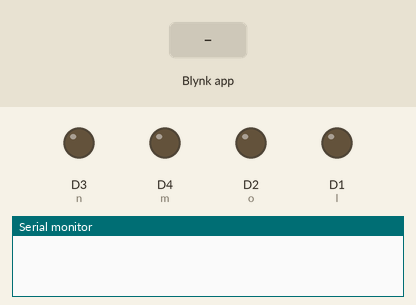
Bench run of a sketch on a simulated ESP8266 (NodeMCU). On the bench: output pins drawn as LEDs (lit = HIGH), the last lines printed to the serial monitor. The test bench sets the inputs (shaded band). WiFi joins after 1.5 s; servers stay silent unless stated.

Above: at 3.0 s.
3.1 s: Blynk app writes 1 to V0
At 4.3 s:
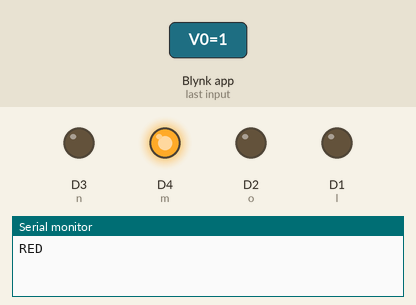
4.6 s: Blynk app writes 1 to V1
At 5.5 s:
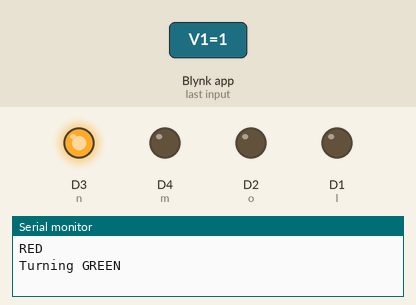
6.1 s: Blynk app writes 1 to V2
At 6.7 s:
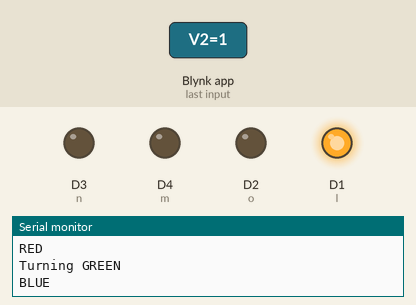
Timing chart, 0 to 9.1 s (numbered marks = the images above; inputs shaded):
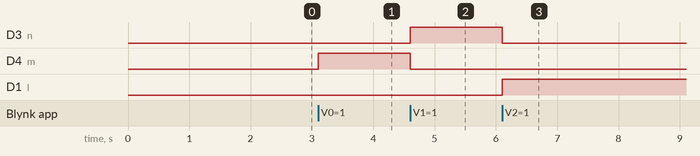

Measured:
- after the input at 3.1 s, D4 (m): LOW → HIGH at once
- after the input at 4.6 s, D3 (n): LOW → HIGH at once; D4 (m): HIGH → LOW at once
- after the input at 6.1 s, D3 (n): HIGH → LOW at once; D1 (l): LOW → HIGH at once

The sketch:

RGB_LED.ino
```cpp
#define BLYNK_PRINT Serial

#include <ESP8266WiFi.h>
#include <BlynkSimpleEsp8266.h>

// You should get Auth Token in the Blynk App.
// Go to the Project Settings (nut icon).
char auth[] = "****************";

// Your WiFi credentials.
// Set password to "" for open networks.
char ssid[] = "********";
char pass[] = "********";

// These are used to set the direction of the bridge driver.

#define  n D3 //IN3
#define  m D4 //IN4
#define  l D1 //IN1
#define  o D2 //IN2


// SETUP
void setup()
{
  // Configure pins

  pinMode(m, OUTPUT);
  pinMode(l, OUTPUT);
  pinMode(n, OUTPUT);
  pinMode(o, OUTPUT);


  // Start serial communication
  Serial.begin(9600);

  // Connect Blynk
  Blynk.begin(auth, ssid, pass);
}


// red light
BLYNK_WRITE(V0) {
  int button = param.asInt(); // read button
  if (button == 1) {
    Serial.println("RED");
    digitalWrite (l,LOW);
    digitalWrite (m,HIGH);
    digitalWrite (n,LOW);
    digitalWrite (o,LOW);

  }

}

// GREEN LIGHT
BLYNK_WRITE(V1) {
  int button = param.asInt(); // read button
  if (button == 1) {
    Serial.println("Turning GREEN");
    digitalWrite(l, LOW);
    digitalWrite(m, LOW);
    digitalWrite(n, HIGH);
    digitalWrite(o,LOW);

  }

}

// BLUE LIGHT
BLYNK_WRITE(V2) {
  int button = param.asInt(); // read button
  if (button == 1) {
    Serial.println("BLUE");
    digitalWrite(l, HIGH);
    digitalWrite (m, LOW);
    digitalWrite(n,LOW);
    digitalWrite(o,LOW);

  }
}
// MAIN CODE
void loop()
{
  Blynk.run();
}
```
